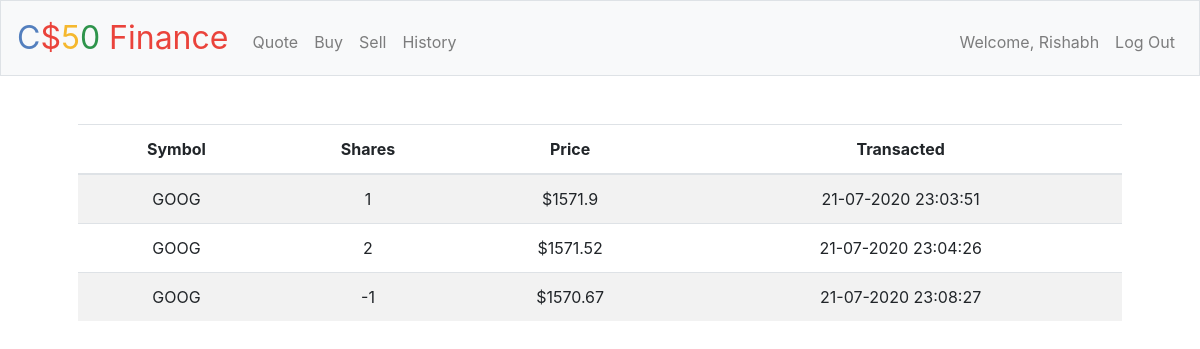
/history (signed in), run on the app's committed database.
### tables this page shows
CREATE TABLE 'history'(
'symbol' VARCHAR(10),
'share' INTEGER,
'price' VARCHAR(10),
'transacted' VARCHAR(20)
, 'username' varchar(255));

### application.py (the view)
@app.route("/history")
@login_required
def history():
    rows= db.execute('''SELECT * FROM history
    WHERE username=%s''',session["user"])
    return render_template("history.html", rows=rows)

### application.py (called while the page is built)
@app.after_request
def after_request(response):
    response.headers["Cache-Control"] = "no-cache, no-store, must-revalidate"
    response.headers["Expires"] = 0
    response.headers["Pragma"] = "no-cache"
    return response

### helpers.py (called while the page is built)
def login_required(f):
    @wraps(f)
    def decorated_function(*args, **kwargs):
        if session.get("user") is None:
            return redirect("/login")
        return f(*args, **kwargs)
    return decorated_function

### templates/history.html (shortened to what this page needs)
{% extends "layout.html" %}
{% block main %}
    <table class="table table-striped">
        <thead>
          <tr>
            <th>Symbol</th>
            <th>Shares</th>
            <th>Price</th>
            <th>Transacted</th>
          </tr>
        </thead>
        <tbody>
            {% for row in rows %}
          <tr>
            <td>
              {% if row["symbol"] is not none %}
                {{ row["symbol"] }}
              {% endif %}
            </td>
            <td>
              {% if row["share"] is not none %}
                {{ row["share"] }}
              {% endif %}
            </td>
            <td>
              {% if row["price"] is not none %}
                {{ row["price"] }}
              {% endif %}
            </td>
            <td>
              {% if row["transacted"] is not none %}
                {{ row["transacted"] }}
              {% endif %}
            </td>
          </tr>
      {% endfor %}
    </tbody>
  </table>
{% endblock %}

### data on the page
history: symbol "GOOG", share "1", price "$1571.9", transacted "21-07-2020 23:03:51"
history: symbol "GOOG", share "2", price "$1571.52", transacted "21-07-2020 23:04:26"
history: symbol "GOOG", share "-1", price "$1570.67", transacted "21-07-2020 23:08:27"

### other printed values
{{ session.user }} "Rishabh"
